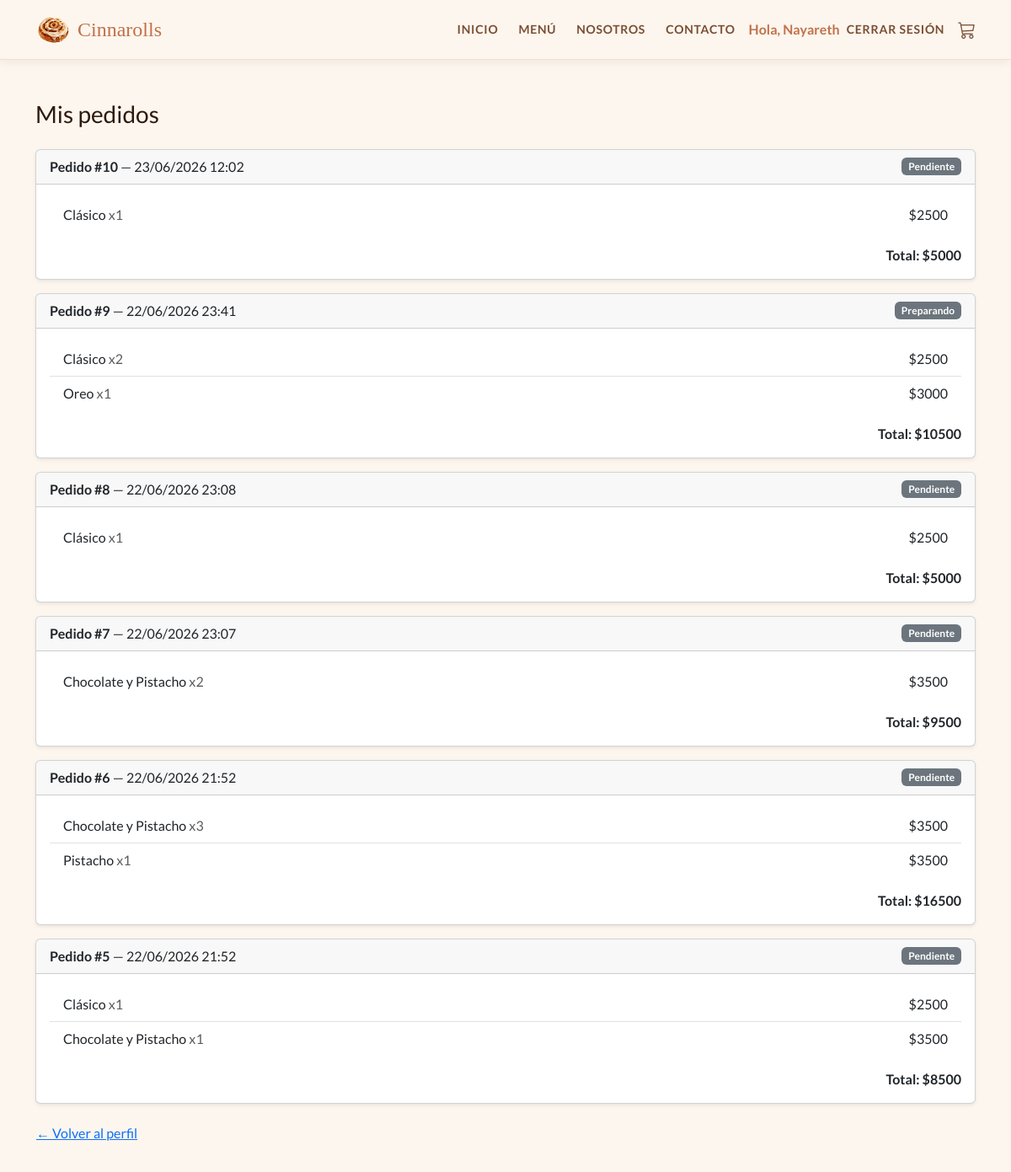
Page /mis-pedidos/ (signed in) on the committed database.
### appcanela/models.py (models this page shows, shortened)
class Pedido(models.Model):
    ESTADO_CHOICES = [
        ('pendiente', 'Pendiente'),
        ('preparando', 'Preparando'),
        ('entregado', 'Entregado'),
    ]
    PAGO_CHOICES = [
        ('credito', 'Crédito'),
        ('debito', 'Débito'),
        ('efectivo', 'Efectivo'),
    ]
    usuario = models.ForeignKey(User, on_delete=models.SET_NULL, null=True, blank=True)
    nombre_cliente = models.CharField(max_length=100, blank=True, null=True)
    metodo_pago = models.CharField(max_length=20, choices=PAGO_CHOICES)
    subtotal = models.IntegerField()
    total = models.IntegerField()
    estado = models.CharField(max_length=20, choices=ESTADO_CHOICES, default='pendiente')
    creado_en = models.DateTimeField(auto_now_add=True)
    direccion_entrega = models.CharField(max_length=200, blank=True, null=True)
    fecha_entrega = models.DateField(blank=True, null=True)
    correo_invitado = models.EmailField(blank=True, null=True)

class ItemPedido(models.Model):
    pedido = models.ForeignKey(Pedido, on_delete=models.CASCADE, related_name='items')
    nombre = models.CharField(max_length=100)
    precio = models.IntegerField()
    cantidad = models.IntegerField(default=1)

### appcanela/views.py (the view)
# urls.py: path('mis-pedidos/', views.mis_pedidos, name='mis_pedidos'),
@login_required
def mis_pedidos(request):
    pedidos = Pedido.objects.filter(usuario=request.user).order_by('-creado_en').prefetch_related('items')
    return render(request, 'appcanela/mis_pedidos.html', {'pedidos': pedidos})

### appcanela/templates/appcanela/mis_pedidos.html
{% extends 'appcanela/base.html' %}
{% block content %}
<div class="container py-5">
  <h3 class="mb-4">Mis pedidos</h3>
  {% if pedidos %}
    {% for pedido in pedidos %}
    <div class="card mb-3 shadow-sm">
      <div class="card-header d-flex justify-content-between align-items-center">
        <span><strong>Pedido #{{ pedido.id }}</strong> — {{ pedido.creado_en|date:"d/m/Y H:i" }}</span>
        <span class="badge bg-secondary">{{ pedido.get_estado_display }}</span>
      </div>
      <div class="card-body">
        <ul class="list-group list-group-flush mb-3">
          {% for item in pedido.items.all %}
          <li class="list-group-item d-flex justify-content-between">
            <span>{{ item.nombre }} <span class="text-muted">x{{ item.cantidad }}</span></span>
            <span>${{ item.precio }}</span>
          </li>
          {% endfor %}
        </ul>
        <p class="text-end mb-0"><strong>Total: ${{ pedido.total }}</strong></p>
      </div>
    </div>
    {% endfor %}
  {% else %}
    <div class="text-center py-5">
      <p class="text-muted">No tienes pedidos aún.</p>
      <a href="{% url 'menu' %}" class="btn btn-outline-dark">Ver el menú</a>
    </div>
  {% endif %}
  <a href="{% url 'perfil' %}" class="btn btn-link ps-0">← Volver al perfil</a>
</div>
{% endblock %}

### appcanela/templates/appcanela/base.html (shortened to what this page needs)
{% load static %}
<!DOCTYPE html>
<html lang="es">
<head>
    <link href="https://cdn.jsdelivr.net/npm/bootstrap@5.3.8/dist/css/bootstrap.min.css" rel="stylesheet">
    <link href="https://cdn.jsdelivr.net/npm/bootstrap-icons@1.11.3/font/bootstrap-icons.min.css" rel="stylesheet">
    <link rel="stylesheet" href="{% static 'appcanela/css/mystyle.css' %}">
</head>
<body>
    <nav>
        <div class="container d-flex align-items-center">
            <a class="nav-brand" href="{% url 'index' %}">
                <img src="{% static 'appcanela/img/logo.png' %}" alt="Logo" style="width:42px;height:42px;object-fit:contain">
                Cinnarolls
            </a>
            <div class="nav-links ms-auto d-none d-md-flex align-items-center">
                <a href="{% url 'index' %}">Inicio</a>
                <a href="{% url 'menu' %}">Menú</a>
                <a href="{% url 'nosotros' %}">Nosotros</a>
                <a href="{% url 'nosotros' %}#contacto">Contacto</a>
                {% if user.is_authenticated %}
                    <span class="ms-3" style="color:var(--cinnamon);font-weight:700;">
                        Hola, {{ user.first_name|default:user.username }}
                    </span>
                    <a href="{% url 'logout' %}" class="ms-2">
                        Cerrar sesión
                    </a>
                {% else %}
                <a href="{% url 'registro' %}">Registro</a>
                {% endif %}
            </div>
            <a class="nav-cart ms-3" href="{% url 'carrito' %}" title="Carrito">
                  <i class="bi bi-cart3"></i>
            </a>
        </div>
    </nav>
    {% block content %}
    {% endblock %}
</body>
</html>

### appcanela/static/appcanela/css/mystyle.css (style rules this page uses)
:root { --cream: #fdf6ee; --warm-tan: #f0e0cc; --cinnamon: #c1714a; --dark-cin: #a05535; --espresso: #3b1f10; --soft-rose: #e8b49a; --text-dark: #2e1a0e; --text-mid: #7a4f35; }
* { box-sizing: border-box; }
body { font-family: 'Lato', sans-serif; background-color: var(--cream); color: var(--text-dark); margin: 0; }
nav { background: var(--cream); border-bottom: 1px solid var(--warm-tan); padding: 14px 0; position: sticky; top: 0; z-index: 100; box-shadow: 0 2px 12px rgba(59,31,16,.07); }
.nav-brand { font-family: 'Playfair Display', serif; font-size: 1.5rem; color: var(--cinnamon); text-decoration: none; display: flex; align-items: center; gap: 8px; }
.nav-links a { font-size: .88rem; font-weight: 700; letter-spacing: .05em; text-transform: uppercase; color: var(--text-mid); text-decoration: none; margin-left: 24px; transition: color .2s; }
.nav-cart { position: relative; color: var(--text-mid); font-size: 1.3rem; margin-left: 20px; }
html { scroll-behavior: smooth; }

### rows in the picture
Pedido: id "10", creado_en "23/06/2026 12:02", estado "Pendiente", total "5000"
ItemPedido: nombre "Clásico", cantidad "1", precio "2500"
Pedido: id "9", creado_en "22/06/2026 23:41", estado "Preparando", total "10500"
ItemPedido: nombre "Clásico", cantidad "2", precio "2500"
ItemPedido: nombre "Oreo", cantidad "1", precio "3000"
Pedido: id "8", creado_en "22/06/2026 23:08", estado "Pendiente", total "5000"
ItemPedido: nombre "Clásico", cantidad "1", precio "2500"
Pedido: id "7", creado_en "22/06/2026 23:07", estado "Pendiente", total "9500"
ItemPedido: nombre "Chocolate y Pistacho", cantidad "2", precio "3500"
Pedido: id "6", creado_en "22/06/2026 21:52", estado "Pendiente", total "16500"
ItemPedido: nombre "Chocolate y Pistacho", cantidad "3", precio "3500"
ItemPedido: nombre "Pistacho", cantidad "1", precio "3500"
Pedido: id "5", creado_en "22/06/2026 21:52", estado "Pendiente", total "8500"
ItemPedido: nombre "Clásico", cantidad "1", precio "2500"
ItemPedido: nombre "Chocolate y Pistacho", cantidad "1", precio "3500"

### other values in the picture
{{ user.first_name|default:user.username }} "Nayareth"
